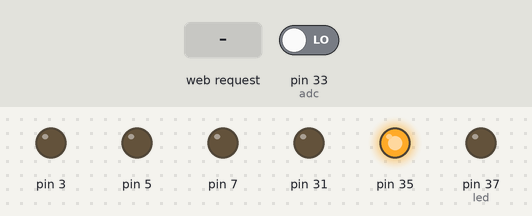
Bench run of a program on a simulated Raspberry Pi (header pin numbers). Parts: output pins drawn as LEDs (lit = HIGH). The inputs (shaded band) are chosen by the test bench; at power-on: pin 33 (adc) LOW. What the program prints to the terminal is not drawn.

Above: at 1.2 s.
1.3 s: HTTP request for /adc received
2.8 s: HTTP request for /led received
4.3 s: HTTP request for /sipo received
Timing chart, 0 to 7.3 s (numbered marks = the images above; inputs shaded):
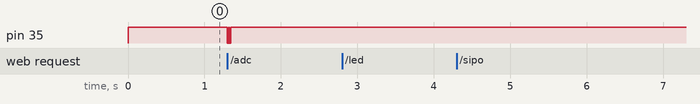

Measured:
- after the input at 1.3 s, pin 35: alternates HIGH for 0.01 s and LOW for 0.02 s, 4 changes in all, then stays HIGH, starting at once
- after the input at 2.8 s, every drawn part: stays the same
- after the input at 4.3 s, every drawn part: stays the same

The program:

prednaska5.py
```python
import RPi.GPIO as GPIO ## Import GPIO library
import time ## Import 'time' library. Allows us
import socket
import sys
from Classes.ADC import *
from Classes.SIPO import *


GPIO.setmode(GPIO.BOARD)
led = 37
GPIO.setup(led, GPIO.OUT)

adc = ADC(33,31,35)
sipo = SIPO(3,7,5)

HOST, PORT = '127.0.0.1', 8080

listen_socket = socket.socket(socket.AF_INET, socket.SOCK_STREAM)
listen_socket.setsockopt(socket.SOL_SOCKET, socket.SO_REUSEADDR, 1)
listen_socket.bind((HOST, PORT))
listen_socket.listen(1)

print 'Serving HTTP on port %s ...' % PORT

while True:
	try:

		client_connection, client_address = listen_socket.accept()
		request = client_connection.recv(1024)

		method, url, protocol = request.split('\r\n', 1)[0].split(' ')

		print(method + ' ' + url)

		http_response = protocol;
		if(method == 'GET'):
			if(url == '/adc'):
				http_response += ' 200 OK'
				http_response += '\n\n'
				http_response += str(adc.read())
			else:
				http_response += ' 404 Not Found'

		elif(method == 'POST'):
			data = request.split('\r\n\r\n')[1]

			if(url == '/led'):
				http_response += ' 200 OK'
				http_response += '\n\n'
				http_response += data
				if(data == '1'):
					GPIO.output(led, True)
				elif(data == '0'):
					GPIO.output(led, False)

			elif(url == '/sipo'):
				http_response += ' 200 OK'
				http_response += '\n\n'
				http_response += data
				data = list('1111'+data)
				data = map(int, data)

				print(data)
				sipo.write(data)

			else:
				http_response += ' 404 Not Found'

		else:
			http_response += ' 501 Not Implemented'

		print http_response
		print ('\n');
		client_connection.sendall(http_response)
		client_connection.close()

	except KeyboardInterrupt:
		GPIO.cleanup()
		sys.exit()
```

ADC.py
```python
import RPi.GPIO as GPIO ## Import GPIO library
import time

class ADC():
        def __init__ (self,dat,clk,cs):

                self.ADC_DAT = dat
                self.ADC_CLK = clk
                self.ADC_CS = cs

                GPIO.setup(self.ADC_DAT, GPIO.IN)
                GPIO.setup(self.ADC_CLK, GPIO.OUT)
                GPIO.setup(self.ADC_CS, GPIO.OUT)

                GPIO.output(self.ADC_CLK, False)
                GPIO.output(self.ADC_CS, True)

        def read(self):
                value=[0 for i in range(8)]

                GPIO.output(self.ADC_CS, False)
                time.sleep(0.001)

                for i in range(0, 8):
                        self.readBite()

                GPIO.output(self.ADC_CS, True)
                time.sleep(0.01)

                GPIO.output(self.ADC_CS, False)
                time.sleep(0.001)

                for i in range(0, 8):
                        value[7-i] = self.readBite()

                GPIO.output(self.ADC_CS, True)
                print(value)

                result = 0;
                b = 1;
                for i in range(0, 8):
                        result = result + value[i]*b;
                        b = b*2;

                return result;

        def readBite(self):
                GPIO.output(self.ADC_CLK, True)
                time.sleep(0.001)

                bite = GPIO.input(self.ADC_DAT);

                GPIO.output(self.ADC_CLK, False)
                time.sleep(0.001)

                return bite
```

SIPO.py
```python
import RPi.GPIO as GPIO ## Import GPIO library
import time ## Import 'time' library. Allows us to use 'sleep'

class SIPO():
        def __init__ (self,data,clk,ltch):

                self.SIPO_DAT = data
                self.SIPO_CLK = clk
                self.SIPO_LTC = ltch

                GPIO.setup(self.SIPO_DAT, GPIO.OUT)
                GPIO.setup(self.SIPO_CLK, GPIO.OUT)
                GPIO.setup(self.SIPO_LTC, GPIO.OUT)

                GPIO.output(self.SIPO_DAT, False)
                GPIO.output(self.SIPO_CLK, False)
                GPIO.output(self.SIPO_LTC, False)

        def write(self,data):

                for i in range(0, len(data)):
                        self.writeBite(data[i])

                time.sleep(0.001)
                GPIO.output(self.SIPO_LTC, False)


                time.sleep(0.001)
                GPIO.output(self.SIPO_LTC, True)


        def writeBite(self,bite):
                GPIO.output(self.SIPO_DAT, (bite == 1))

                time.sleep(0.001)
                GPIO.output(self.SIPO_CLK, True)

                time.sleep(0.001)
                GPIO.output(self.SIPO_CLK, False)
```
